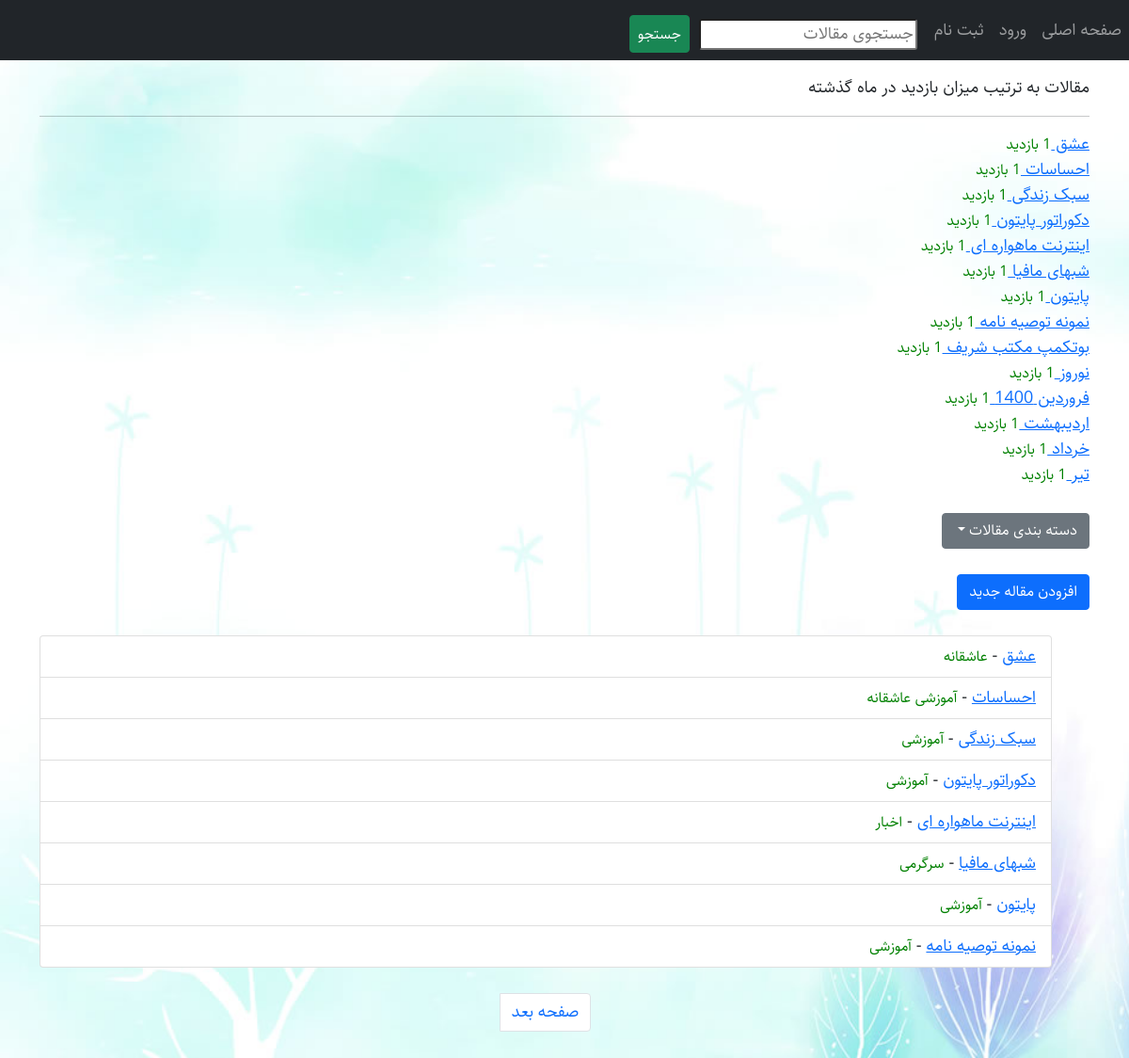
The page / on the database its author committed.
### myblog/models.py (models this page shows, shortened)
class Article(models.Model):
    STATUS = (
        ('draft', 'Draft'),
        ('publish', 'Publish')
    )
    title = models.CharField(max_length=120, verbose_name='عنوان')
    slug = models.SlugField(max_length=120, unique=True)
    body = RichTextUploadingField(blank=True, null=True, verbose_name='بدنه مقاله')
    category = models.ManyToManyField(Category, related_name='articles', verbose_name='دسته بندی')
    publish_time = models.DateTimeField(default=timezone.now, verbose_name='زمان انتشار')
    created = models.DateTimeField(auto_now_add=True)
    updated = models.DateTimeField(auto_now=True)
    status = models.CharField(max_length=100, choices=STATUS, default='draft', verbose_name='وضعیت')
    writer = models.ForeignKey(User, on_delete=models.CASCADE, verbose_name='نویسنده')
    objects = PublishedArticleManager()
    hits = models.ManyToManyField(IPAddress, blank=True, through='ArticleHit', related_name='hits')
    class Meta:
        verbose_name = 'مقاله'
        verbose_name_plural = 'مقالات'
    def jpublish(self):
        return jalali_convertor(self.publish_time)
    jpublish.short_description = 'زمان انتشار'
    def get_absolute_url(self):
        return reverse('myblog:article_detail', args=[self.id, self.slug])
    def category_published(self):
        return self.category.filter(status=True)

class Category(models.Model):
    title = models.CharField(max_length=200)
    slug = models.SlugField(max_length=100, unique=True)
    status = models.BooleanField(default=True)
    position = models.IntegerField()
    class Meta:
        verbose_name = 'دسته بندی'
        verbose_name_plural = 'دسته بندی ها'
        ordering = ('position',)
    def get_absolute_url(self):
        return reverse('myblog:category', args=[self.slug])

### myblog/views.py (the view)
# urls.py: path('', views.all_articles, name='all_articles'),
def all_articles(request):
    last_month = datetime.today() - timedelta(days=30)
    all_articles = Article.objects.published()
    paginator = Paginator(all_articles, 8)
    page = request.GET.get('page')
    articles = paginator.get_page(page)
    categories = Category.objects.filter(status=True)
    popular_articles = Article.objects.published().annotate(count=Count('hits', filter=Q(articlehit__created__gt=last_month))).order_by('-count')
    context = {'categories': categories,
               'articles': articles,
               'popular_articles': popular_articles}
    return render(request, 'myblog/all_articles.html', context)

### myblog/models.py (called while the page is built)
    def published(self):
        return self.filter(status='publish')

### myblog/templates/myblog/all_articles.html (shortened to what this page needs)
{% extends 'base.html' %}
{% load static %}
{% block custom_tags %}
<link href="{% static 'myblog/css/style.css' %}" rel="stylesheet">
<link href="{% static 'myblog/css/rtl.css' %}" rel="stylesheet">
{% endblock %}
{% block content %}
<div class='popular-articles'>
    <p>مقالات به ترتیب میزان بازدید در ماه گذشته</p>
    <hr>
    {% for article in popular_articles %}
    <div>
        <a href="{% url 'myblog:article_detail' article.id article.slug %}">{{ article.title }}  </a><small>{{ article.hits.count }} بازدید</small>
    </div>
    {% endfor %}
</div><br/>
<div class="dropdown">
  <button class="btn btn-secondary dropdown-toggle" type="button" id="dropdownMenuButton1" data-bs-toggle="dropdown" aria-expanded="false">
دسته بندی مقالات  </button>
</div>
<br/>
<a href="{% url 'myblog:article_create' %}" class="btn btn-primary">افزودن مقاله جدید</a>
<br/><br/>
    <ul class="list-group">
    {% for article in articles %}
         <li class="list-group-item"><a href="{{ article.get_absolute_url }}">{{ article.title }}</a> -
             <small>{% for c in article.category_published.all %}
            {{ c.title }}
            {% endfor %}</small>
         </li>
    {% endfor %}
    </ul><br/>
<nav aria-label="Page navigation example">
  <ul class="pagination justify-content-center">
    <li class="page-item">
         {% if articles.has_next %}
      <a class="page-link" href="{% url 'myblog:all_articles' %}?page={{ articles.next_page_number }}">صفحه بعد</a>
        {% endif %}
    </li>
  </ul>
</nav>
<br/>
{% endblock %}

### templates/base.html (shortened to what this page needs)
<!DOCTYPE html>
<html lang="en">
{% load static %}
<head>
    <link href="https://cdn.jsdelivr.net/npm/bootstrap@5.0.0-beta1/dist/css/bootstrap.min.css" rel="stylesheet">
    <link href="{% static 'myblog/css/rtl.css' %}" rel="stylesheet">
    {% block custom_tags %} {% endblock %}
</head>
<body>
     {% include 'inc/navbar.html' %}
    <div class="container pt-3">
        <div class="row">
            <div class="col-sm-12">
                {% block content %}
                {% endblock %}
            </div>
        </div>
    </div>
</body>
</html>

### templates/inc/navbar.html
<nav class="navbar navbar-expand-lg navbar-dark bg-dark">
  <div class="navbar-nav">
    <a class="nav-item nav-link" href="{% url 'myblog:all_articles' %}">صفحه اصلی </a>
    {% if request.user.is_authenticated %}
       <a class="nav-item nav-link" href="{% url 'accounts:password_change' %}">تغییر گذرواژه</a>
        <a class="nav-item nav-link" href="{% url 'accounts:user_logout' %}">خروج {{ request.user }}</a>
    {% else %}
    <a class="nav-item nav-link" href="{% url 'accounts:user_login' %}">ورود</a>
    <a class="nav-item nav-link" href="{% url 'accounts:user_register' %}">ثبت نام</a>
    {% endif %}
  </div>
    <form class="form-inline mt-2" action="{% url 'myblog:search' %}">
        <input type="text" name="q" placeholder="جستجوی مقالات" style="margin-right:10px;border-radius:3px">
        <button class="btn btn-success" style="padding:8px;margin-right:5px;height:40px">جستجو</button>
    </form>
</nav>

### static/myblog/css/rtl.css (style rules this page uses)
body { direction: rtl; text-align: right; font-family: "Sahel"; font-size: 18px; }

### static/myblog/css/style.css (style rules this page uses)
small { color : green; }
body { background-image: url('../img/background.jpg'); background-size:cover; }

### rows shown on the page
Article: title "عشق"
Article: title "احساسات"
Article: title "سبک زندگی"
Article: title "دکوراتور پایتون"
Article: title "اینترنت ماهواره ای"
Article: title "شبهای مافیا"
Article: title "پایتون"
Article: title "نمونه توصیه نامه"
Article: title "بوتکمپ مکتب شریف"
Article: title "نوروز"
Article: title "فروردین 1400"
Article: title "اردیبهشت"
Article: title "خرداد"
Article: title "تیر"
Category: title "عاشقانه"
Category: title "آموزشی"
Category: title "اخبار"
Category: title "سرگرمی"
